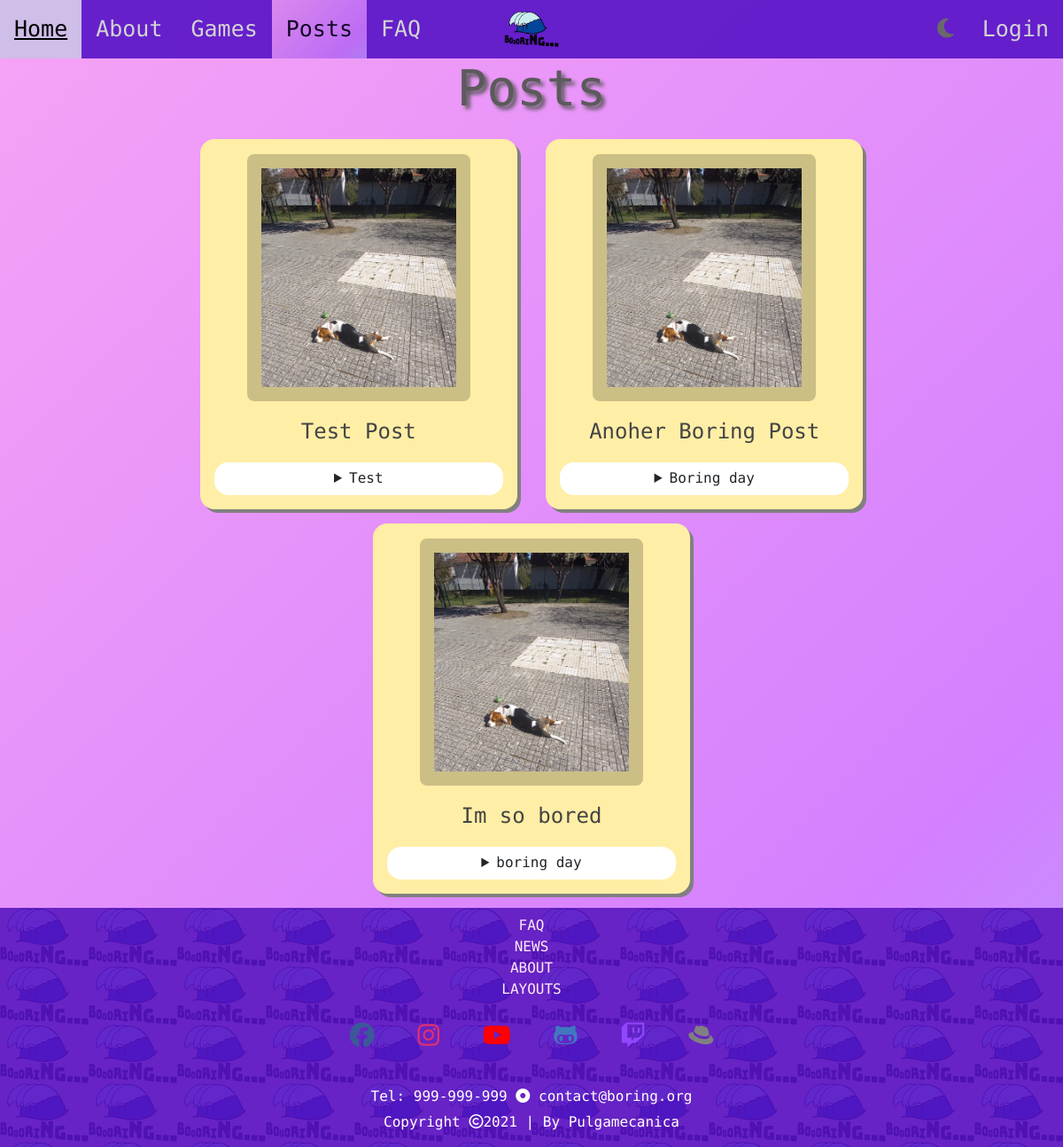
/posts, run on an earlier commit of the app's database.
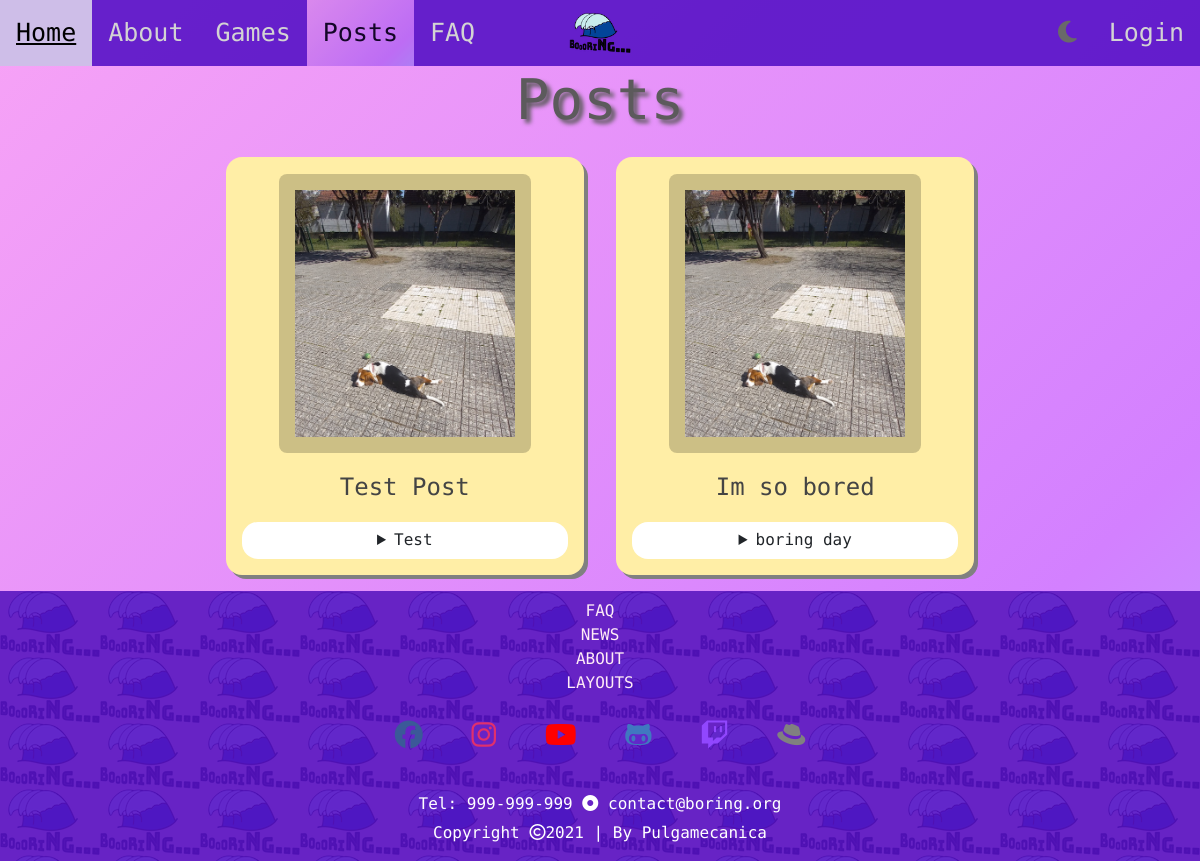
And on a later commit of the database.
### boring/models.py (models this page shows, shortened)
class Post(models.Model):
    title = models.CharField(max_length = 30)
    description = models.TextField(max_length = 150)
    views = models.IntegerField(default = 0)
    likes = models.IntegerField(default = 0)
    active = models.BooleanField(default=False)
    created_at = models.DateTimeField(auto_now_add=True)
    short_description = models.CharField(max_length = 15, default='Details')
    user = models.ForeignKey(BoringUser, on_delete=models.CASCADE, related_name="posts")

### boring_website/views.py (the view)
# urls.py: path('posts', views.posts_page_view, name='posts'),
def posts_page_view(request):
    context = {'posts': Post.objects.all().filter(active=True)}
    return render(request, 'boring_website/posts.html', context)

### boring_website/templates/boring_website/posts.html (shortened to what this page needs)
{% extends 'boring_website/base.html' %}
{% block main %}
    <h1 class="posts_title">Posts</h1>
	<div class="posts_wrapper" id="posts-active">
		{% for post in posts %}
			<figure>
				<button onclick="openImage('boring_website/images/doggoPost.png')">
					{% load static %}
					<img src="{% static 'boring_website/images/doggoPost.png' %}" alt="dog beagle">
					<figcaption> {{ post.title }} </figcaption>
				</button>
				<details>
					<summary> {{ post.short_description }} </summary>
				</details>
			</figure>
		{% endfor %}
	</div>
{% endblock %}

### boring_website/templates/boring_website/base.html (shortened to what this page needs)
<!DOCTYPE html>
{% load static %}
<html>
<head>
	<link rel="stylesheet" href="https://maxcdn.bootstrapcdn.com/bootstrap/4.5.2/css/bootstrap.min.css">
	<link rel="stylesheet" href="{% static 'boring_website/css/base.css' %}">
	<link rel="stylesheet" href="{% static 'boring_website/css/home.css' %}">
	<link rel="stylesheet" href="{% static 'boring_website/css/faq.css' %}">
	<link rel="stylesheet" href="{% static 'boring_website/css/posts.css' %}">
	<link rel="stylesheet" href="{% static 'boring_website/css/games.css' %}">
	<link rel="stylesheet" href="{% static 'boring/css/profile.css' %}">
	<link rel="stylesheet" href="{% static 'boring/css/boringGames.css' %}">
	<link rel="stylesheet" href="{% static 'boring/css/login.css' %}">
</head>
<body>
    <nav id="navBar">
		<div class="topnav">
			<div class="topnav-centered">
				<a href="{% url 'boring_website:home' %}"><img src="{% static 'boring_website/images/logo100px.png' %}" alt="logo"></a>
			</div>
			<a href="{% url 'boring_website:home' %}" class="active">Home</a>
			<a href="{% url 'boring_website:about' %}">About</a>
			<a href="{% url 'boring_website:games' %}">Games</a>
			<a href="{% url 'boring_website:posts' %}">Posts</a>
			<a href="{% url 'boring_website:faq' %}">FAQ</a>
			<div class="topnav-right">
				<a id="darkMode" onclick="myFunction()"><i class="fas fa-moon"></i></a>
				{% if user.is_authenticated %}
					<a class="profile" href="{% url 'boring:profile' %}"><i class="fas fa-user"></i></a>
				{% else %}
					<a class="profile" href="{% url 'boring:login' %}">Login</a>
				{% endif %}
			</div>
		</div>
	</nav>
	{% block main %}
    {% endblock %}
    <div class="footer">
		<div class="quick-links">
			<span class="quicks">
				<a href="{% url 'boring_website:faq' %}">FAQ</a>
				<a href="./news">NEWS</a>
				<a href="{% url 'boring_website:about' %}">ABOUT</a>
				<a href="./website-guide">LAYOUTS</a>
			</span>
			<ul class="socials-list">
				<h3>
					<li class="facebook"><a href=""><i class="fab fa-facebook"></i></a></li>
					<li class="instagram"><a href=""><i class="fab fa-instagram"></i></a></li>
					<li class="youtube"><a href=""><i class="fab fa-youtube"></i></a></li>
					<li class="github"><a href=""><i class="fab fa-github-alt"></i></a></li>
					<li class="twitch"><a href=""><i class="fab fa-twitch"></i></a></li>
					<li class="hat"><a href=""><i class="fab fa-redhat"></i></a></li>
				</h3>
			</ul>
			<h6>Tel: 999-999-999 <i class="fas fa-dot-circle"></i> contact@boring.org</h6>
			<h6>Copyright <i class="far fa-copyright"></i>2021 | By Pulgamecanica </h6>
		</div>
	</div>
</body>
</html>

### boring_website/static/boring_website/css/base.css (style rules this page uses)
html { scroll-behavior: smooth; }
body { margin: 0; background: linear-gradient(-45deg, #17eb76, #0be683, #4fe3b9, #8cd5ff, #d380ff, #f7a3f6); background-size: 400% 400%; animation: gradient 10s ease infinite; font-family: 'Nova Mono', monospace; }
#navBar { z-index: 999; }
.topnav { position: relative; overflow: hidden; background: #5712c7e6; }
.topnav a img { height: 40px; }
.topnav a { float: left; color: lightgray; padding: 14px 16px; font-size: 25px; }
.topnav a.active { opacity: 0.8; background: linear-gradient(-45deg, #17eb76, #0be683, #4fe3b9, #8cd5ff, #d380ff, #f7a3f6); background-size: 400% 400%; animation: gradient 5s ease infinite; color: black; }
.topnav-centered a { float: none; position: absolute; top: 50%; left: 50%; transform: translate(-50%, -50%); }
.topnav-centered a img { transition: transform 1.0s; }
.topnav-right { float: right; }
.topnav .topnav-right #darkMode { color: dimgray; }
.footer { background-color: rgb(255, 197, 185); background-image: url(../images/logo100px.png); color: #fff; text-align: center; }
.footer .quick-links { padding: 0.5rem;background: rgba(87, 18, 199, 0.90); }
.footer .quicks a { display: block; text-decoration: none; color: #ffebf6; cursor: pointer; }
.footer .socials-list { margin: 10px; display: inline; }
.footer .socials-list li { display: inline;margin: 0 1rem; }
.footer .socials-list .facebook a { color: #3b5998; }
.footer .socials-list .instagram a { color: #e1306c; }
.footer .socials-list .youtube a { color: #FF0000; }
.footer .socials-list .github a { color: #4078c0; }
.footer .socials-list .twitch a { color: #9147fe; }
.footer .socials-list .hat a { color: gray; }
@media only screen and (min-width: 901px) { nav { position: sticky; top: 0; } }

### boring_website/static/boring_website/css/home.css (style rules this page uses)
.intro-box h1, h5, h6, p { margin: 10px; }

### boring_website/static/boring_website/css/posts.css (style rules this page uses)
.posts_title { text-align: center; color: #5c5a5c; font-size: 350%; text-shadow: 4px 4px 4px #5c5a5c; }
.posts_wrapper { margin: auto; width: 90%; display: flex; justify-content: center; flex-wrap: wrap; align-items: baseline; padding: 0.5em; }
.posts_wrapper figure { text-align: center; margin: 0.5rem 1rem; padding: 1rem; border-radius: 1em; background: #ffeea6; box-shadow: 4px 4px gray; max-width: 40%; }
.posts_wrapper figure img { padding: 1rem; background: rgba(0, 0, 0, 0.2); border-radius: 0.5em; max-width: 350px; max-height: 350px; width: 80%; }
.posts_wrapper figure figcaption { padding: 1rem; font-size: 150%; color: #444; padding-bottom: 0; }
.posts_wrapper figure button { background: none;border: none; }
.posts_wrapper figure details { margin-top: 1rem; cursor: pointer; background: #fff; padding: 0.4rem; border-radius: 1em; }

What changed in the data, as far as the page shows it:
no longer on this page (row edited): Post: title "Anoher Boring Post", short_description "Boring day"
